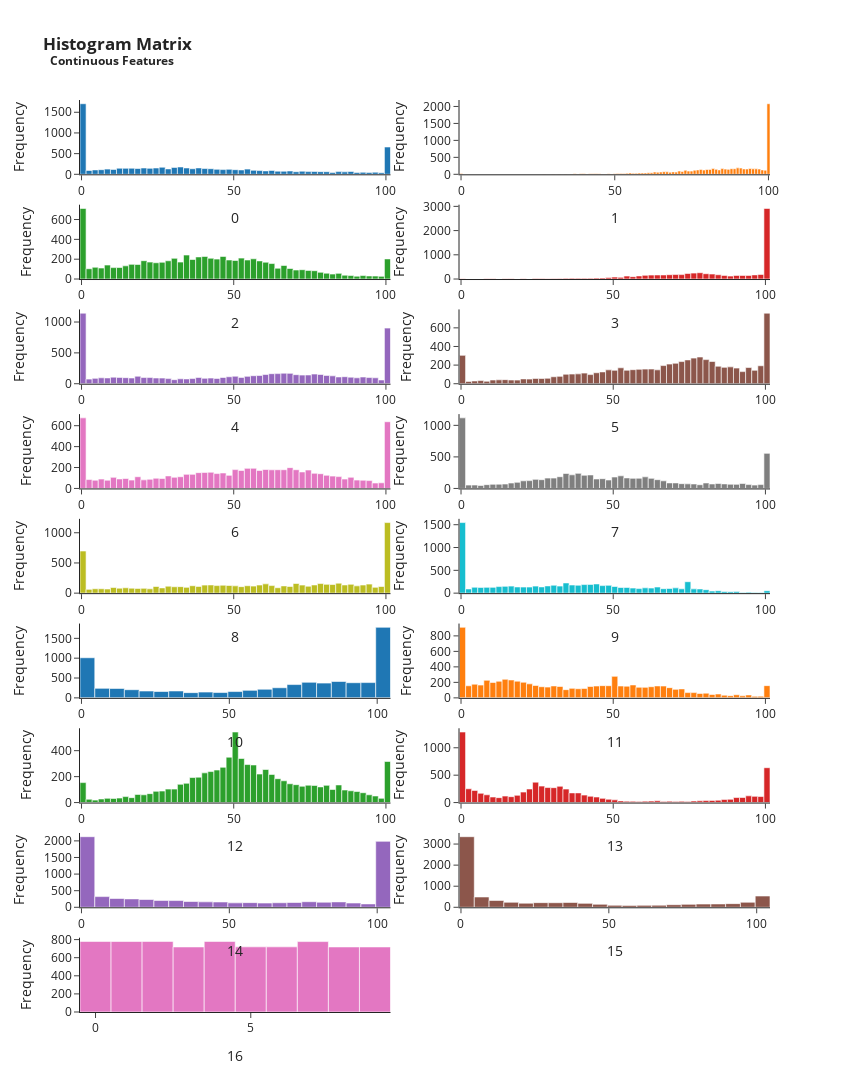

Write notebook code for a chart like this one.
### Code cell
plot_histogram_matrix(df_train)

### Figure 1 — Plotly figure (JSON) as saved in the notebook; plotly's stock layout.template omitted (floating-point values rounded to 4 significant figures; data arrays with more than 128 entries replaced by an {"elided": "..."} marker saying what was removed)
{"data": [{"name": "0", "type": "histogram", "x": {"elided": "7494 int values"}, "xaxis": "x", "yaxis": "y"}, {"name": "1", "type": "histogram", "x": {"elided": "7494 int values"}, "xaxis": "x2", "yaxis": "y2"}, {"name": "2", "type": "histogram", "x": {"elided": "7494 int values"}, "xaxis": "x3", "yaxis": "y3"}, {"name": "3", "type": "histogram", "x": {"elided": "7494 int values"}, "xaxis": "x4", "yaxis": "y4"}, {"name": "4", "type": "histogram", "x": {"elided": "7494 int values"}, "xaxis": "x5", "yaxis": "y5"}, {"name": "5", "type": "histogram", "x": {"elided": "7494 int values"}, "xaxis": "x6", "yaxis": "y6"}, {"name": "6", "type": "histogram", "x": {"elided": "7494 int values"}, "xaxis": "x7", "yaxis": "y7"}, {"name": "7", "type": "histogram", "x": {"elided": "7494 int values"}, "xaxis": "x8", "yaxis": "y8"}, {"name": "8", "type": "histogram", "x": {"elided": "7494 int values"}, "xaxis": "x9", "yaxis": "y9"}, {"name": "9", "type": "histogram", "x": {"elided": "7494 int values"}, "xaxis": "x10", "yaxis": "y10"}, {"name": "10", "type": "histogram", "x": {"elided": "7494 int values"}, "xaxis": "x11", "yaxis": "y11"}, {"name": "11", "type": "histogram", "x": {"elided": "7494 int values"}, "xaxis": "x12", "yaxis": "y12"}, {"name": "12", "type": "histogram", "x": {"elided": "7494 int values"}, "xaxis": "x13", "yaxis": "y13"}, {"name": "13", "type": "histogram", "x": {"elided": "7494 int values"}, "xaxis": "x14", "yaxis": "y14"}, {"name": "14", "type": "histogram", "x": {"elided": "7494 int values"}, "xaxis": "x15", "yaxis": "y15"}, {"name": "15", "type": "histogram", "x": {"elided": "7494 int values"}, "xaxis": "x16", "yaxis": "y16"}, {"name": "16", "type": "histogram", "x": {"elided": "7494 int values"}, "xaxis": "x17", "yaxis": "y17"}], "layout": {"height": 1350, "margin": {"l": 80, "t": 100}, "showlegend": false, "title": {"text": "<b>Histogram Matrix<br> <sup> Continuous Features</sup></b>"}, "width": 850, "xaxis": {"anchor": "y", "domain": [0, 0.45], "title": {"text": "0"}}, "xaxis10": {"anchor": "y10", "domain": [0.55, 1], "title": {"text": "9"}}, "xaxis11": {"anchor": "y11", "domain": [0, 0.45], "title": {"text": "10"}}, "xaxis12": {"anchor": "y12", "domain": [0.55, 1], "title": {"text": "11"}}, "xaxis13": {"anchor": "y13", "domain": [0, 0.45], "title": {"text": "12"}}, "xaxis14": {"anchor": "y14", "domain": [0.55, 1], "title": {"text": "13"}}, "xaxis15": {"anchor": "y15", "domain": [0, 0.45], "title": {"text": "14"}}, "xaxis16": {"anchor": "y16", "domain": [0.55, 1], "title": {"text": "15"}}, "xaxis17": {"anchor": "y17", "domain": [0, 0.45], "title": {"text": "16"}}, "xaxis18": {"anchor": "y18", "domain": [0.55, 1]}, "xaxis2": {"anchor": "y2", "domain": [0.55, 1], "title": {"text": "1"}}, "xaxis3": {"anchor": "y3", "domain": [0, 0.45], "title": {"text": "2"}}, "xaxis4": {"anchor": "y4", "domain": [0.55, 1], "title": {"text": "3"}}, "xaxis5": {"anchor": "y5", "domain": [0, 0.45], "title": {"text": "4"}}, "xaxis6": {"anchor": "y6", "domain": [0.55, 1], "title": {"text": "5"}}, "xaxis7": {"anchor": "y7", "domain": [0, 0.45], "title": {"text": "6"}}, "xaxis8": {"anchor": "y8", "domain": [0.55, 1], "title": {"text": "7"}}, "xaxis9": {"anchor": "y9", "domain": [0, 0.45], "title": {"text": "8"}}, "yaxis": {"anchor": "x", "domain": [0.9185, 1], "title": {"text": "Frequency"}}, "yaxis10": {"anchor": "x10", "domain": [0.4593, 0.5407], "title": {"text": "Frequency"}}, "yaxis11": {"anchor": "x11", "domain": [0.3444, 0.4259], "title": {"text": "Frequency"}}, "yaxis12": {"anchor": "x12", "domain": [0.3444, 0.4259], "title": {"text": "Frequency"}}, "yaxis13": {"anchor": "x13", "domain": [0.2296, 0.3111], "title": {"text": "Frequency"}}, "yaxis14": {"anchor": "x14", "domain": [0.2296, 0.3111], "title": {"text": "Frequency"}}, "yaxis15": {"anchor": "x15", "domain": [0.1148, 0.1963], "title": {"text": "Frequency"}}, "yaxis16": {"anchor": "x16", "domain": [0.1148, 0.1963], "title": {"text": "Frequency"}}, "yaxis17": {"anchor": "x17", "domain": [0, 0.08148], "title": {"text": "Frequency"}}, "yaxis18": {"anchor": "x18", "domain": [0, 0.08148]}, "yaxis2": {"anchor": "x2", "domain": [0.9185, 1], "title": {"text": "Frequency"}}, "yaxis3": {"anchor": "x3", "domain": [0.8037, 0.8852], "title": {"text": "Frequency"}}, "yaxis4": {"anchor": "x4", "domain": [0.8037, 0.8852], "title": {"text": "Frequency"}}, "yaxis5": {"anchor": "x5", "domain": [0.6889, 0.7704], "title": {"text": "Frequency"}}, "yaxis6": {"anchor": "x6", "domain": [0.6889, 0.7704], "title": {"text": "Frequency"}}, "yaxis7": {"anchor": "x7", "domain": [0.5741, 0.6556], "title": {"text": "Frequency"}}, "yaxis8": {"anchor": "x8", "domain": [0.5741, 0.6556], "title": {"text": "Frequency"}}, "yaxis9": {"anchor": "x9", "domain": [0.4593, 0.5407], "title": {"text": "Frequency"}}}}
